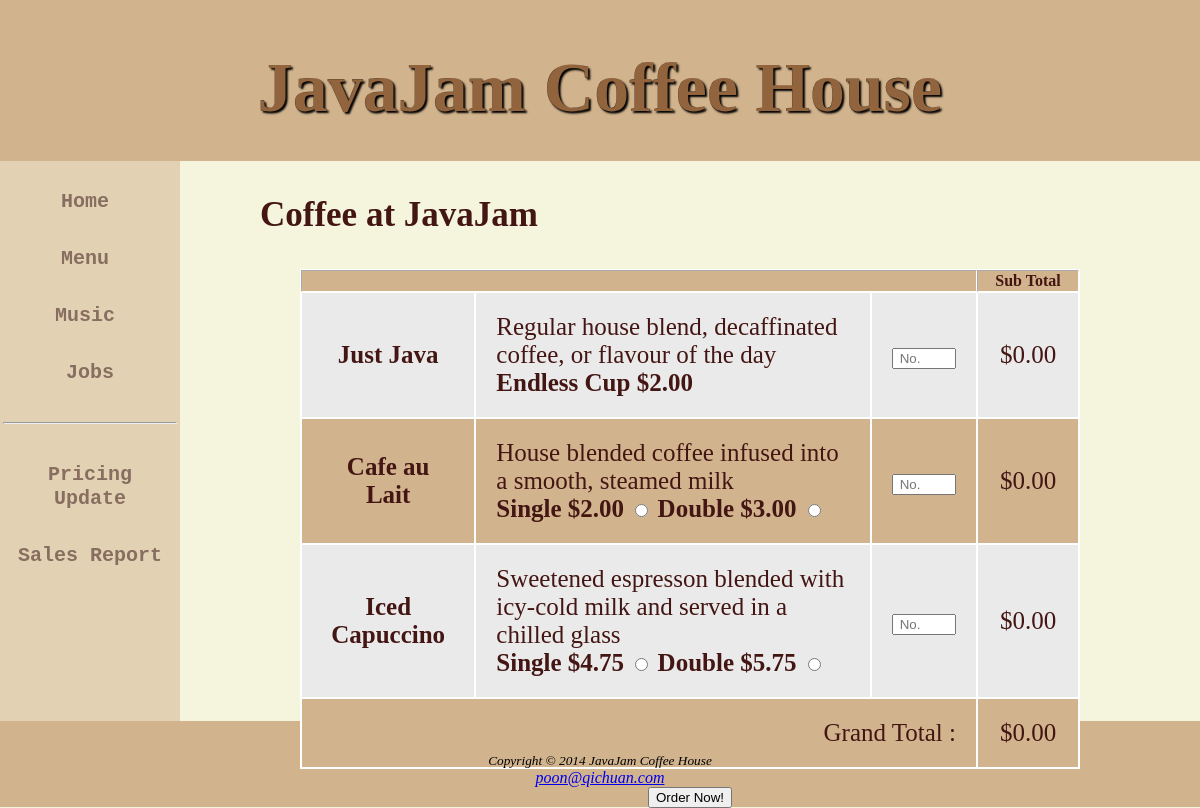
The app's page /menu/ with its own data.
### app/models.py (models this page shows, shortened)
class prices(models.Model):
    coffee = models.CharField(max_length=50)
    price = models.DecimalField(max_digits=5, decimal_places=2)

### app/views.py (the view)
# urls.py: path('menu/', views.menu, name='menu'),
def menu(request):
  just_java_price = prices.objects.filter(coffee='justjava').first()
  cafeaulait_single_price = prices.objects.filter(coffee='cafeaulait_single').first()
  cafeaulait_double_price = prices.objects.filter(coffee='cafeaulait_double').first()
  icedcappuccino_single_price = prices.objects.filter(coffee='icedcappuccino_single').first()
  icedcappuccino_double_price = prices.objects.filter(coffee='icedcappuccino_double').first()
  context = {
    'just_java_price': just_java_price,
    'cafeaulait_single_price': cafeaulait_single_price,
    'cafeaulait_double_price': cafeaulait_double_price,
    'icedcappuccino_single_price': icedcappuccino_single_price,
    'icedcappuccino_double_price': icedcappuccino_double_price
  }
  return render(request, 'menu.html', context)

### app/templates/menu.html (shortened to what this page needs)
<!DOCTYPE html>
<html lang="en">
<head>
    {% load static %}
    <link rel="stylesheet" href="{% static '/styles.css' %}">
</head>
<body>
<header>
    <h1>JavaJam Coffee House</h1>
</header>
<div id="flex-container">
<div id ="navbar"><nav>
    <ul>
        <li><a href="{% url 'index' %}" class="navButton"><b>Home</b></a> &nbsp;</li>
        <br>
        <li><a href="{% url 'menu' %}" class="navButton"><b>Menu</b></a> &nbsp;</li>
        <br>
        <li><a href="{% url 'music' %}" class="navButton"><b>Music</b></a> &nbsp;</li>
        <br>
        <li><a href="{% url 'jobs' %}" class="navButton"><b>Jobs</b></a></li>
        <br>
        <hr>
        <br>
        <li><a href="{% url 'pricing' %}" class="navButton"><b>Pricing Update</b></a></li>
        <br>
        <li><a href="{% url 'sale' %}" class="navButton"><b>Sales Report</b></a></li>
    </ul>
</nav></div>
<div id ="content">
    <div id="winding_road">
        <h2>Coffee at JavaJam</h2>
    </div>
    <div id="menu_table">
        <form action="{% url 'order' %}" method="POST">
            <table border="1">
                <tr>
                    <th colspan="3"></th>
                    <th>Sub Total</th>
                </tr>
                <tr>
                    <td class="itemname"><strong>Just Java</strong></td>
                    <td class="itemdesc">
                        Regular house blend, decaffinated coffee, or flavour of the day
                        <br><b>Endless Cup ${{ just_java_price.price }}&nbsp<input type="radio" id="javaPrice" class="price" name="java" value="justjava" data-price="{{ just_java_price.price }}"checked></b>
                    </td>
                    <td><input type="number" class="quantity" name="quantity_java" min="0" max="999" placeholder=" No."></td>
                    <td class="st">$<span class="subtotal">0.00</span></td>
                </tr>
                <tr>
                    <td class="itemname"><strong>Cafe au Lait</strong></td>
                    <td class="itemdesc">
                        House blended coffee infused into a smooth, steamed milk
                        <br><b>Single ${{ cafeaulait_single_price.price }}&nbsp<input type="radio" class="price" name="cafe" value="cafeaulait_single" data-price="{{ cafeaulait_single_price.price }}">
                               Double ${{ cafeaulait_double_price.price }}&nbsp<input type="radio" class="price" name="cafe" value="cafeaulait_double" data-price="{{ cafeaulait_double_price.price }}"></b>
                    </td>
                    <td><input type="number" class="quantity" name="quantity_cafe" min="0" max="999" placeholder=" No."></td>
                    <td class="st">$<span class="subtotal">0.00</span></td>
                </tr>
                <tr>
                    <td class="itemname"><strong>Iced Capuccino</strong></td>
                    <td class="itemdesc">
                        Sweetened espresson blended with icy-cold milk and served in a chilled glass
                        <br><b>Single ${{ icedcappuccino_single_price.price }}&nbsp<input type="radio" class="price" name="capuccino" value="icedcappuccino_single" data-price="{{ icedcappuccino_single_price.price }}">
                               Double ${{ icedcappuccino_double_price.price }}&nbsp<input type="radio" class="price" name="capuccino" value="icedcappuccino_double" data-price="{{ icedcappuccino_double_price.price }}"></b>
                    </td>
                    <td><input type="number" class="quantity" name="quantity_capuccino" min="0" max="999" placeholder=" No."></td>
                    <td class="st">$<span class="subtotal">0.00</span></td>
                </tr>
                <tr>
                    <td id="gt" colspan="3">Grand Total :</td>
                    <td class="st">$<span id="grandtotal">0.00</span></td>
                </tr>
            </table>
            <br>
            <input type="submit" value="Order Now!">
            </form>
    </div>
</div>
</div>
<footer>
    <small><i>Copyright &copy; 2014 JavaJam Coffee House</i></small>
    <br><a href="poon@qichuan.com"><i>poon@qichuan.com</i></a>
</footer>
</body>
</html>

### app/static/styles.css (style rules this page uses)
body { margin: 0; padding: 0; text-align: center; min-width: 800px; background-color: #F5F5DD; }
header { background-color: #D1B38D; padding-top: 1px; height:20vh; }
h1 { color: #91643D; text-shadow: 2px 2px 2px black; -webkit-text-stroke: 0.2px black; font-family: "MV Boli", Times, serif; font-size: 70px; }
nav { text-align: center; }
nav ul { list-style-type: none; padding: 3px; text-align: center; }
nav ul li { padding: 5px; }
nav ul li a { color: #886E60; font-family: 'Courier New', Courier, monospace; font-weight: bolder; text-decoration: none; }
#flex-container { display: flex; flex-direction: row; justify-content: space-around; align-items: center; height: 70vh; }
#navbar { font-size: 20px; width:15%; height: 100%; background-color: #E2D1B3; }
#content { height: 100%; flex:1; }
#winding_road { padding-left: 10vh; padding-top: 5px; padding-bottom: 5px; }
#winding_road h2 { color: #441613; text-align: left; font-weight: bold; font-family: "MV Boli", Times, serif; font-size: 35px; }
#menu_table { display: flex; justify-content: center; }
#menu_table table { border: 1px solid white; margin: auto; width: 65vw; height:40vh; border-spacing: 0; }
#menu_table th { color: #441613; }
#menu_table table td { border: 1px solid white; font-size: 25px; font-family: 'Times New Roman', Times, serif; }
#menu_table td { color: #441613; padding:20px; border-style: none; }
#menu_table tr:nth-of-type(even) { background-color: #eaeaea; }
#menu_table tr:nth-of-type(odd) { background-color: #D1B38D; color:#eaeaea; }
.itemdesc { text-align: left; }
.st { width: 5vw; }
#gt { text-align: right; }
footer { width: 100vw; height:7vh; background-color: #D1B38D; padding-top: 30px; z-index: -1; }

### records on screen
prices: price "2.00"
prices: price "2.00"
prices: price "3.00"
prices: price "4.75"
prices: price "5.75"
